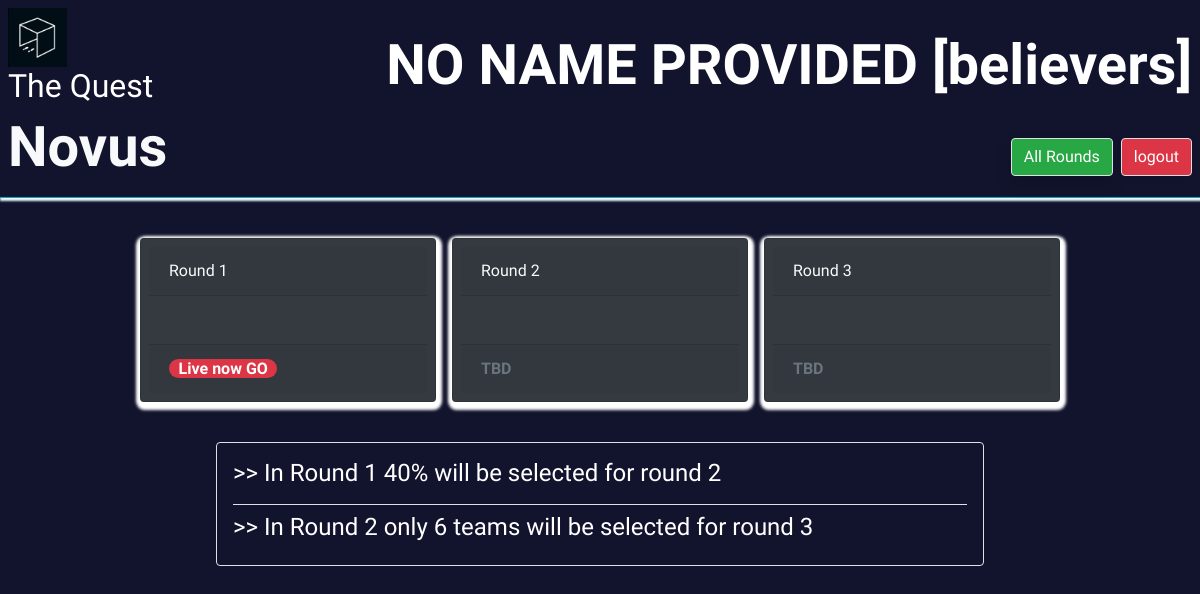
Before: /quiz/rounds (signed in) with the older database file.
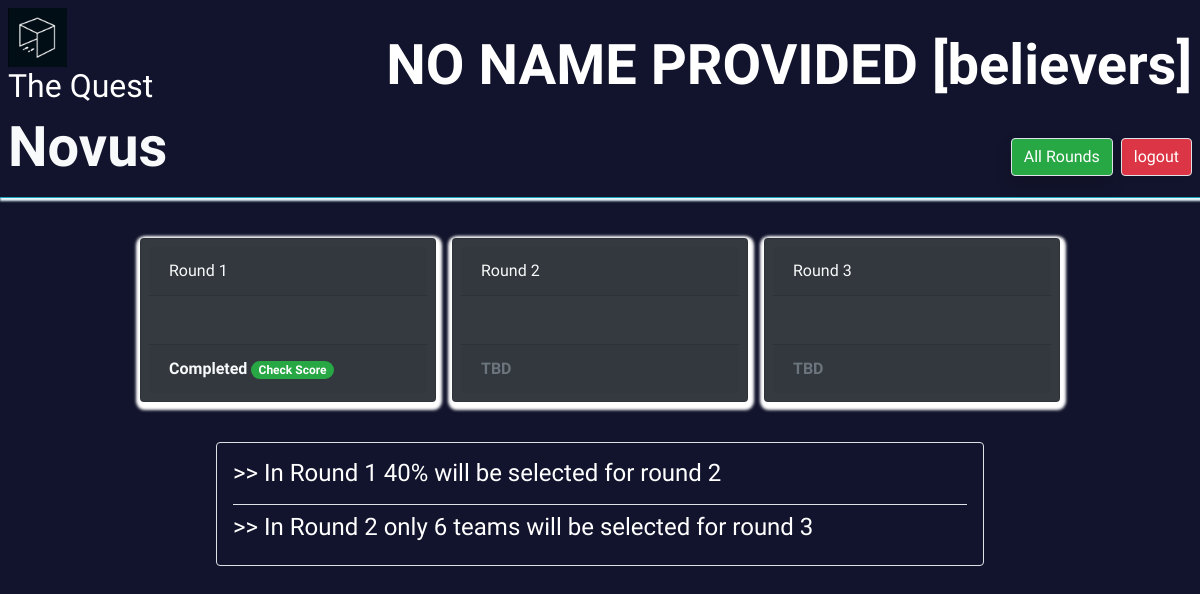
After: the same page with the newer database file.
### quiz/models.py (models this page shows, shortened)
class Round(models.Model):
    round = models.IntegerField(default=0)
    eligible_teams = models.ManyToManyField(Team, blank=True)
    is_live = models.BooleanField(default=False)
    is_completed = models.BooleanField(default=False)
    name = models.CharField(max_length=100)
    poster = models.ImageField(upload_to='images/', blank=True)

### quiz/views.py (the view)
# urls.py: path('rounds',views.rounds, name='rounds'),  # it will give the round info whether this is locked or unlocked for that particular team
def rounds(request):
    if request.user.is_authenticated:
        rounds = Round.objects.all()
        team = request.user.team_set.first()
        if not team.category:
            return redirect('/quiz/categories')
        return render(request, 'rounds.html', {'rounds': rounds, 'team': team})

### templates/rounds.html (shortened to what this page needs)
{% extends 'base.html' %}
{% load static %}
{% block content %}
    <div id="rounds">
        <div class="row p-2 m-0 justify-content-center" id="roundsdiv">
    {% for r in rounds %}
            <div  class="card col-12 col-md-3 p-2 m-2 bg-dark text-light" style="box-shadow:1px 3px 3px 5px white;">
            <div class="card-header">
                Round {{ r.round }}
            </div>
            <div class="card-body">
            </div>
            <div class="card-footer font-weight-bold">
                {% if r.is_completed %}
                                        Completed <a href="{% url 'round_score' r.pk %}" class="badge badge-success badge-pill">Check Score</a>
                    {% elif r.is_live %}
                    {% if r.round == 3 %}
                        <a href="{% url 'round' r.pk %}?phase=1" class="p-0 px-1 btn btn-sm btn-info my-2 m-1">phase 1</a>
                        <a href="{% url 'round' r.pk %}?phase=2" class="p-0 px-1 btn btn-sm btn-info m-1">phase 2</a>
                        {% else %}
                        <a href="{% url 'round' r.pk %}" class="badge-pill bg-danger text-white">Live now GO</a>
                        {% endif %}
                {% else %}
                    <a class="text-muted">TBD</a>
                {% endif %}
            </div>
            </div>
    {% endfor %}
    </div>
    </div>
    <div class="row justify-content-center m-0 p-4">
        <div class="col col-md-8 border p-3 rounded text-white">
            <h4 class="border-bottom pb-3">>> In Round 1 40% will be selected for round 2</h4>
            <h4>>> In Round 2 only 6 teams will be selected for round 3</h4>
        </div>
    </div>
{% endblock content %}

Changed rows visible on the page:
changed Round (number 1 of 3 on the later page): is_completed "Live now GO" → "Completed Check Score"
